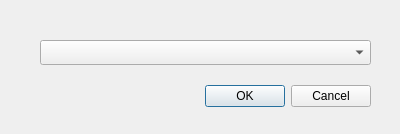
<?xml version="1.0" encoding="UTF-8"?>
<ui version="4.0">
 <class>ChoiceDeviceDialog</class>
 <widget class="QDialog" name="ChoiceDeviceDialog">
  <property name="geometry">
   <rect>
    <x>0</x>
    <y>0</y>
    <width>400</width>
    <height>134</height>
   </rect>
  </property>
  <property name="windowTitle">
   <string>Choice device</string>
  </property>
  <widget class="QDialogButtonBox" name="buttonBox">
   <property name="geometry">
    <rect>
     <x>30</x>
     <y>80</y>
     <width>341</width>
     <height>32</height>
    </rect>
   </property>
   <property name="orientation">
    <enum>Qt::Horizontal</enum>
   </property>
   <property name="standardButtons">
    <set>QDialogButtonBox::Cancel|QDialogButtonBox::Ok</set>
   </property>
  </widget>
  <widget class="QComboBox" name="cbDeviceList">
   <property name="geometry">
    <rect>
     <x>40</x>
     <y>40</y>
     <width>331</width>
     <height>25</height>
    </rect>
   </property>
  </widget>
 </widget>
 <resources/>
 <connections>
  <connection>
   <sender>buttonBox</sender>
   <signal>accepted()</signal>
   <receiver>ChoiceDeviceDialog</receiver>
   <slot>accept()</slot>
   <hints>
    <hint type="sourcelabel">
     <x>248</x>
     <y>254</y>
    </hint>
    <hint type="destinationlabel">
     <x>157</x>
     <y>274</y>
    </hint>
   </hints>
  </connection>
  <connection>
   <sender>buttonBox</sender>
   <signal>rejected()</signal>
   <receiver>ChoiceDeviceDialog</receiver>
   <slot>reject()</slot>
   <hints>
    <hint type="sourcelabel">
     <x>316</x>
     <y>260</y>
    </hint>
    <hint type="destinationlabel">
     <x>286</x>
     <y>274</y>
    </hint>
   </hints>
  </connection>
 </connections>
</ui>
